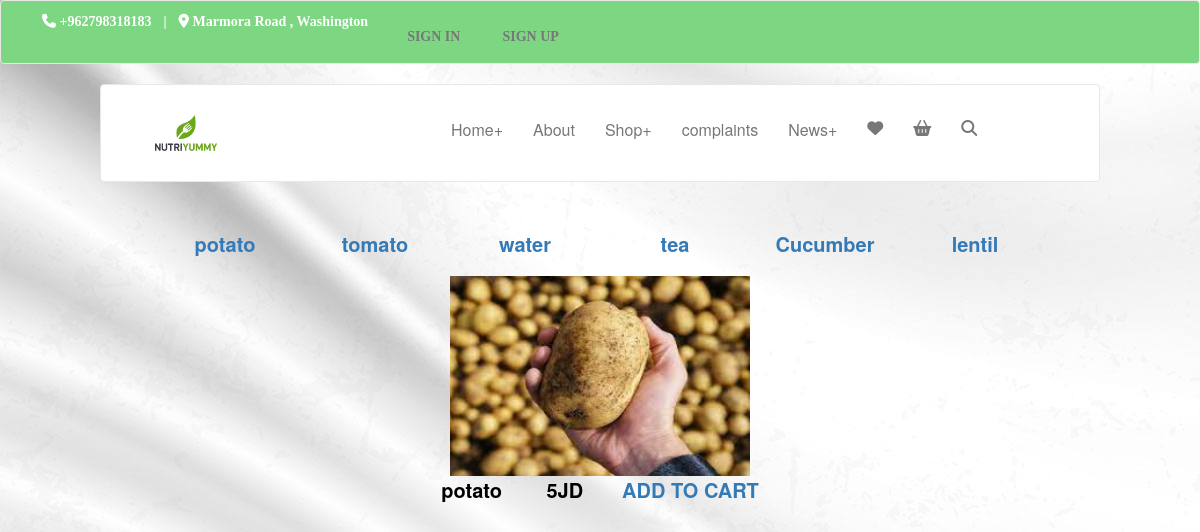
Page /?cat=potato on the committed database.
### tables this page shows
CREATE TABLE `provitems` (
  `id` int(11) NOT NULL,
  `name` varchar(50) NOT NULL,
  `description` varchar(50) NOT NULL,
  `price` varchar(50) NOT NULL,
  `photo` varchar(100) NOT NULL
);

### index.php (the view)
<?php include 'header.php' ; ?>
<center>
<div>
    <center>
    <div>
        <ul id="side_menu">
 <?php
        $con = new mysqli("localhost", "root", "", "nutri");
        $st = $con->prepare("select distinct name from provitems");
        $st->execute();
        $rs = $st->get_result();
        while ($row=$rs->fetch_assoc())
                echo '<li><a href="?cat='.$row["name"].'">' . $row["name"].'</a></li>';
        ?>
        </ul>
    </div>
     </center>
    <div style="display: block; color: black;font-size: 20px;font-weight: bold;">
    <?php
    if(isset($_GET["cat"])){
     $con = new mysqli("localhost", "root", "", "nutri");
        $st = $con->prepare("select *  from provitems where name =?");
        $st->bind_param("s", $_GET["cat"]);
        $st->execute();
        $rs = $st->get_result();
        while ($row=$rs->fetch_assoc())
        {
        echo"<div>";
        echo '<div  id="divphoto"><img src="img/'.$row["photo"].'"/></div>';
        echo $row["name"].' &nbsp; &nbsp;&nbsp;&nbsp;&nbsp; ';
        echo $row["price"].'JD &nbsp;&nbsp;&nbsp;&nbsp;&nbsp;   ';
        echo '<a href="add_cart.php?itemid='.$row["id"].'" >ADD TO CART </a>';
        echo '</div>';
        }
        }
    ?>
  </div>
   </div>

### header.php (shortened to what this page needs)
<html>
    <head>
        <link href="bootstrap.min.css" rel="stylesheet" type="text/css"/>
    </head>
    <body>
        <div class="navbar navbar-default" id="div1">
            <ul class="nav navbar-nav" id='ul1'>
                <li id="li1"> <i class="fa-solid fa-phone"></i> +962798318183 </li>
                <li id="li2"> | </li>
               <li id="li3"> <i class="fa-solid fa-location-dot"></i> Marmora Road , Washington </li>
               <li>
                   <?php
                            if(!isset($_SESSION["userid"])){
                             echo' <li ><a href="loginpage.php" >SIGN IN</a></li>';
                             echo '<li><a href="signuppage.php" >SIGN UP</a></li>';}
                    ?>
                </li>
            </ul>
        </div>
        <nav class="navbar navbar-default" id="nav1">
            <div class=" container ">
                <div class="collapse navbar-collapse" id="mymenu">
                    <ul class="nav navbar-nav" id="ul2" >
                        <li> <img class="logo" src="img/large_nutriyummy.png" alt="logo" style="width:100 ;hight:90"/></li>
                        <li style=" padding-left: 200px"> <a href="Homepage.php"> Home+ </a></li>
                        <li> <a href="about.php"> About </a></li>
                        <li> <a href="index.php"> Shop+ </a></li>
                        <li> <a href="complaints.php"> complaints </a></li>
                        <li> <a href=""> News+ </a></li>
                        <li> <a href=""><i class="fa-solid fa-heart" ></a></i></li>
            <li> <a href="basket.php"><i class="fa-solid fa-basket-shopping" title="Basket"></a></i></li>
                        <li> <a href=""><i class="fa-solid fa-magnifying-glass" title="Search"></a></i></li>
                    </ul>
                </div>
            </div>
        </nav>

### header.php (style rules this page uses)
body { background-image: url('img/h4-bg-slider1.jpg') }
#div1 { background-color: #7DD681; padding-top: 10px; padding-bottom: 0; display: flex; padding-left: 30px; }
#ul1 li { margin: 1px; font-weight: bold; font-family: tahoma; padding-left: 10px; overflow: hidden; color:white; }
#mymenu { overflow: hidden; font-size: 16px; float: left; color: black; text-align: center; padding: 20px 20px; text-decoration: none; }
#nav1 { background-color: white; overflow: hidden; width: 1000px; margin: auto; }
#side_menu { display:block; color:black ; text-decoration: none; padding-bottom: 8px; padding-top: 8px; padding-left: 100px; padding-right: 100px; list-style-type: none; }
#side_menu li { display: inline-block; width:150; hight:100; font-size: 20; color:black; font-weight: bold; }
#divphoto img { display: block; width: 300px; height: 200px; }

### rows in the picture
provitems: photo (picture), name "potato", price "5"

### other values in the picture
$row["name"] "potato"
$row["name"] "tomato"
$row["name"] "water"
$row["name"] "tea"
$row["name"] "Cucumber"
$row["name"] "lentil"
